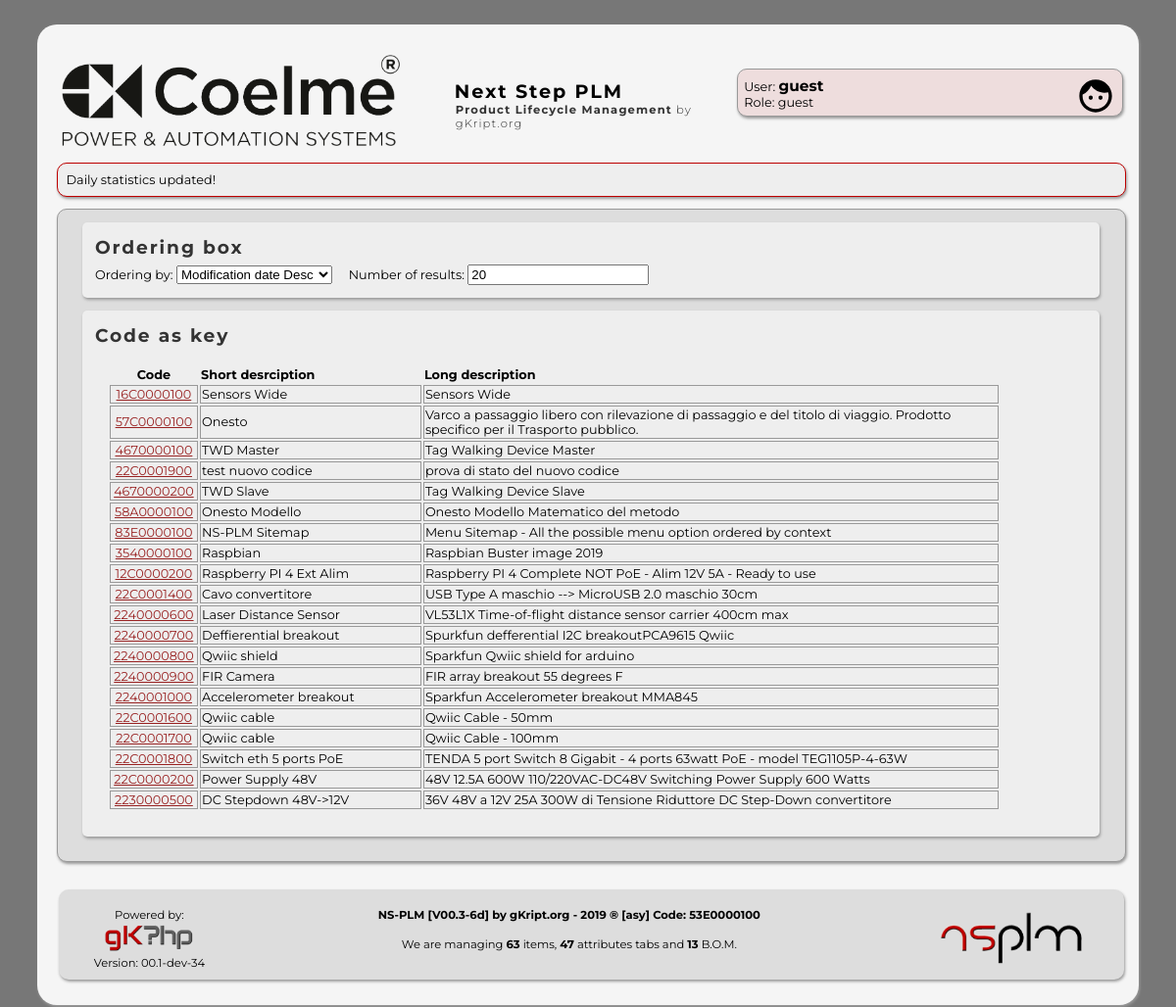
The page /search.php on the database as committed earlier.
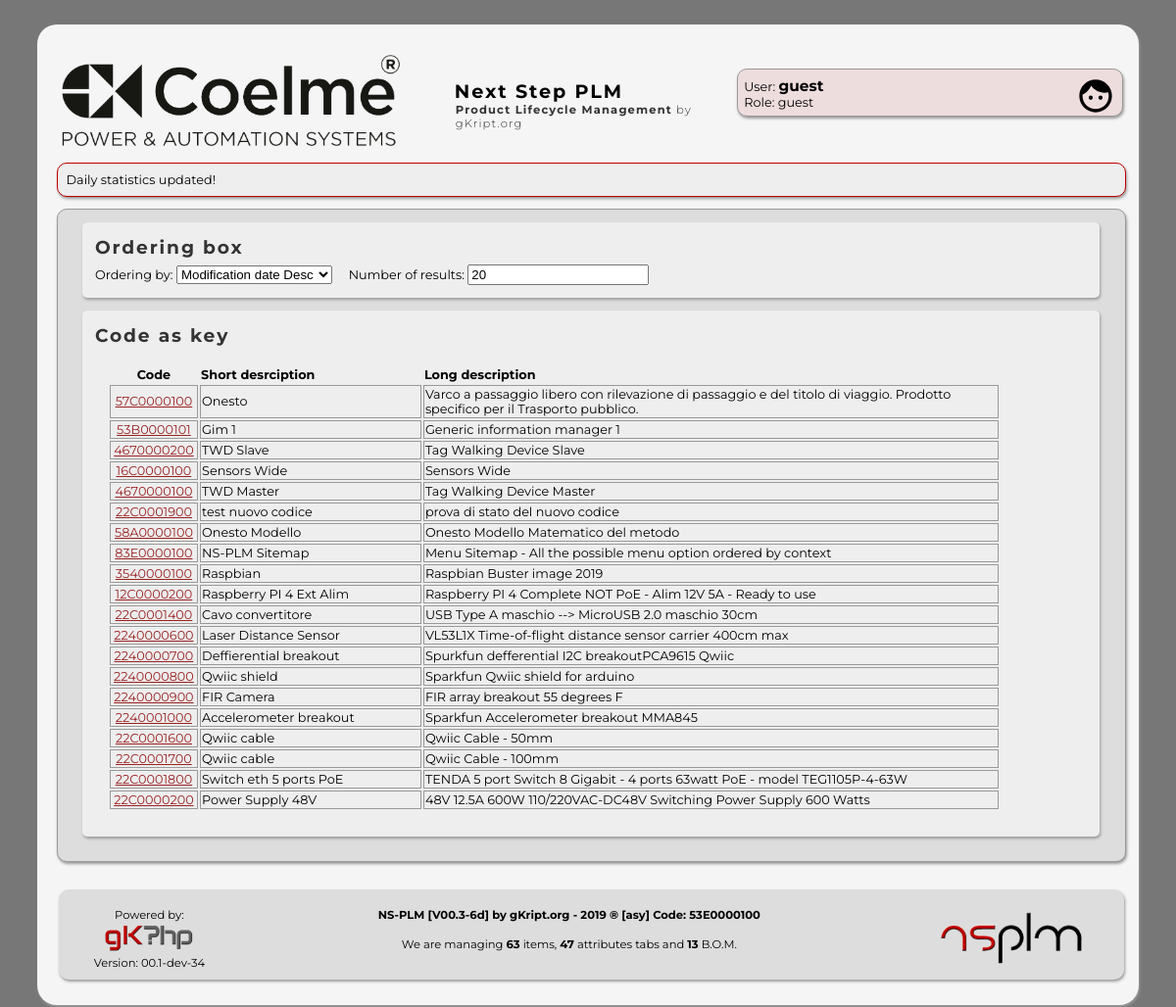
The same page on the database as committed later.
### tables this page shows
CREATE TABLE IF NOT EXISTS `elenco_codici` (
  `idCodice` int(11) NOT NULL AUTO_INCREMENT,
  `codice` varchar(10) NOT NULL,
  `T` int(1) NOT NULL,
  `CG` varchar(3) NOT NULL,
  `CS` varchar(3) NOT NULL,
  `abbreviazione` text NOT NULL,
  `descrizione` text NOT NULL,
  `dbCodici` int(11) NOT NULL DEFAULT 0,
  `status` int(3) NOT NULL DEFAULT 1,
  `createTS` timestamp NOT NULL DEFAULT current_timestamp(),
  `modifyTS` timestamp NOT NULL DEFAULT current_timestamp() ON UPDATE current_timestamp(),
  PRIMARY KEY (`idCodice`),
  UNIQUE KEY `codice` (`codice`)
);

### src/php/gkphp/Mysqli_gk.php (called while the page is built, shortened)
<?php
	function query_get_num_rows( $query , $echo = 0 ) {
		global $mysqli;
		$result = $mysqli->query ( $query ) or
			die( "query_single_line() : Problem with query<br/>&nbsp;&nbsp;&nbsp;&nbsp;Query : $query<br/>&nbsp;&nbsp;&nbsp;&nbsp;MySql :" . $mysqli->error ."<br/>" );
		return $result->num_rows;
	}
?>

### src/php/template/code_functions.php (the view, shortened to what this page needs)
<?php
	function code_link( $code , $link = "code.php?code" ) {
		echo '<a href="' . $link . "=" . $code . '">' . $code . "</a>";
	}
?>

### search.php (shortened to what this page needs)
<?php
	require_once 'includes.php';
	require_once NSID_PLM_SRC_TEMPLATE . 'code_functions.php';
	$order 	= get_check( 'order'	, "mod_desc"	);
	$limit	=	get_check( 'limit' 	, 20					);
	include NSID_PLM_SRC_TEMPLATE . 'navmenu.php';
	$sql = "";
	$nores = 5;
	if ( ( ! $order ) || ( $order == "cod_desc" ) )
		$sorder = "ORDER BY `elenco_codici`.`codice` DESC";
	else if ( $order == "cod_asc" )
		$sorder = "ORDER BY `elenco_codici`.`codice` ASC";
	else if ( $order == "short_desc" )
		$sorder = "ORDER BY `elenco_codici`.`abbreviazione` DESC";
	else if ( $order == "short_asc" )
		$sorder = "ORDER BY `elenco_codici`.`abbreviazione` ASC";
	else if ( $order == "long_desc" )
		$sorder = "ORDER BY `elenco_codici`.`descrizione` DESC";
	else if ( $order == "long_asc" )
		$sorder = "ORDER BY `elenco_codici`.`descrizione` ASC";
	else if ( $order == "creat_desc" )
		$sorder = "ORDER BY `elenco_codici`.`createTS` DESC";
	else if ( $order == "creat_asc" )
		$sorder = "ORDER BY `elenco_codici`.`createTS` ASC";
	else if ( $order == "mod_desc" )
		$sorder = "ORDER BY `elenco_codici`.`modifyTS` DESC";
	$slimit = "Limit 0,$limit;";
	if ( ( $T != "_" ) || ( $G != "_" ) || ( $S != "_" ) || ( $text != "" ) ) {
		$test = 0;
		$activity = 1;
		if ( $text == "" ) {
			if ( ( $T == "x" ) || ( $T == "" ) )	$T = "_";
			if ( ( $G == "x" ) || ( $G == "" ) )	$G = "_";
			if ( ( $S == "x" ) || ( $S == "" ) )	$S = "_";
			$str = "&nbsp;&nbsp;&nbsp;&nbsp;Context: \"" . $T.$G.$S . "\"";
			$insflt = "WHERE `codice` LIKE '".$T.$G.$S."%'";
			$sql = "SELECT * FROM `elenco_codici` $insflt $sorder $slimit;";
			if ( query_get_num_rows( $sql ) )	$test++;
		}
		else {
			if ( is_context( $text ) ) {
				$upstr = strtoupper( $text );
				$T = substr( $upstr , 0 , 1 );
				$G = substr( $upstr , 1 , 1 );
				$S = substr( $upstr , 2 , 1 );
			}
			$sql = "SELECT * FROM `elenco_codici` WHERE `codice` LIKE '%$text%' $sorder $slimit;";
			if ( query_get_num_rows( $sql ) )	$test++;
			$sql = "SELECT * FROM `elenco_codici` WHERE `abbreviazione` LIKE '%$text%' $sorder $slimit;";
			if ( query_get_num_rows( $sql ) )	$test++;
			$sql = "SELECT * FROM `elenco_codici` WHERE `descrizione` LIKE '%$text%' $sorder $slimit;";
			if ( query_get_num_rows( $sql ) )	$test++;
			$str = "&nbsp;&nbsp;&nbsp;&nbsp;" . "Text: \"" . $text . "\"";
			$sql = "";
		}
	}
	else
		$sql = "SELECT * FROM `elenco_codici` $sorder $slimit;";
?>
	<div class="insidecodelite">
		<div class="codelite">
			<h2>Ordering box</h2><br/>
		</div>
<?php
		$rows = query_get_num_rows( $sql );
		if ( $rows ) {
?>
		<div class="codelite">
			<h2>Code as key</h2><br/>
			<table style="margin:1em;" width="90%">
				<tr>
					<th style="text-align: center;" >Code</th>
					<th style="text-align: left;" >Short desrciption</th>
					<th style="text-align: left;" >Long description</th>
				</tr>
	<?php
			if ($result = $mysqli->query($sql)) {
				for( $r = 0 ; $r < $rows ; $r++ ) {
						$array = $result->fetch_array();
						print( "<td style='text-align: center; border:1px solid #999;' width='10%'>" );
						code_link($array['codice']);
				}
			}
	?>
			</table>
		</div>
<?php
		}
		else
			$nores--;
	?>
	</div>
<?php
	include NSID_PLM_SRC_TEMPLATE . 'footer.php';
?>

Rows that differ between the two databases and show on the page:
no longer on this page (row unchanged): elenco_codici: codice "2230000500"
now on this page (row edited): elenco_codici: codice "53B0000101"
Other text that changed with them:
new list line: "Gim 1 Generic information manager 1"
list line gone: "DC Stepdown 48V->12V 36V 48V a 12V 25A 300W di Tensione Riduttore DC Step-Down convertitore"
